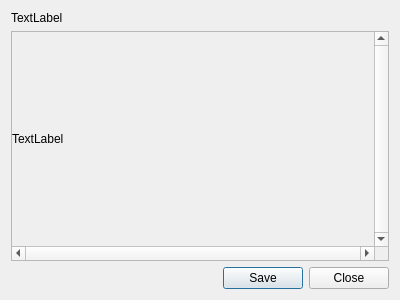
<?xml version="1.0" encoding="UTF-8"?>
<ui version="4.0">
 <class>ImagePreviewDialog</class>
 <widget class="QDialog" name="ImagePreviewDialog">
  <property name="geometry">
   <rect>
    <x>0</x>
    <y>0</y>
    <width>400</width>
    <height>300</height>
   </rect>
  </property>
  <property name="windowTitle">
   <string>Dialog</string>
  </property>
  <layout class="QVBoxLayout" name="verticalLayout">
   <item>
    <widget class="QLabel" name="label">
     <property name="text">
      <string>TextLabel</string>
     </property>
    </widget>
   </item>
   <item>
    <widget class="QScrollArea" name="scrollArea">
     <property name="verticalScrollBarPolicy">
      <enum>Qt::ScrollBarAlwaysOn</enum>
     </property>
     <property name="horizontalScrollBarPolicy">
      <enum>Qt::ScrollBarAlwaysOn</enum>
     </property>
     <property name="widgetResizable">
      <bool>true</bool>
     </property>
     <widget class="QWidget" name="scrollAreaWidgetContents">
      <property name="geometry">
       <rect>
        <x>0</x>
        <y>0</y>
        <width>369</width>
        <height>222</height>
       </rect>
      </property>
      <layout class="QHBoxLayout" name="horizontalLayout">
       <property name="spacing">
        <number>0</number>
       </property>
       <property name="margin">
        <number>0</number>
       </property>
       <item>
        <widget class="QLabel" name="imageLabel">
         <property name="sizePolicy">
          <sizepolicy hsizetype="Ignored" vsizetype="Ignored">
           <horstretch>0</horstretch>
           <verstretch>0</verstretch>
          </sizepolicy>
         </property>
         <property name="text">
          <string>TextLabel</string>
         </property>
         <property name="scaledContents">
          <bool>true</bool>
         </property>
        </widget>
       </item>
      </layout>
     </widget>
    </widget>
   </item>
   <item>
    <widget class="QDialogButtonBox" name="buttonBox">
     <property name="orientation">
      <enum>Qt::Horizontal</enum>
     </property>
     <property name="standardButtons">
      <set>QDialogButtonBox::Close|QDialogButtonBox::Save</set>
     </property>
    </widget>
   </item>
  </layout>
 </widget>
 <resources/>
 <connections>
  <connection>
   <sender>buttonBox</sender>
   <signal>accepted()</signal>
   <receiver>ImagePreviewDialog</receiver>
   <slot>accept()</slot>
   <hints>
    <hint type="sourcelabel">
     <x>248</x>
     <y>254</y>
    </hint>
    <hint type="destinationlabel">
     <x>157</x>
     <y>274</y>
    </hint>
   </hints>
  </connection>
  <connection>
   <sender>buttonBox</sender>
   <signal>rejected()</signal>
   <receiver>ImagePreviewDialog</receiver>
   <slot>reject()</slot>
   <hints>
    <hint type="sourcelabel">
     <x>316</x>
     <y>260</y>
    </hint>
    <hint type="destinationlabel">
     <x>286</x>
     <y>274</y>
    </hint>
   </hints>
  </connection>
 </connections>
</ui>
